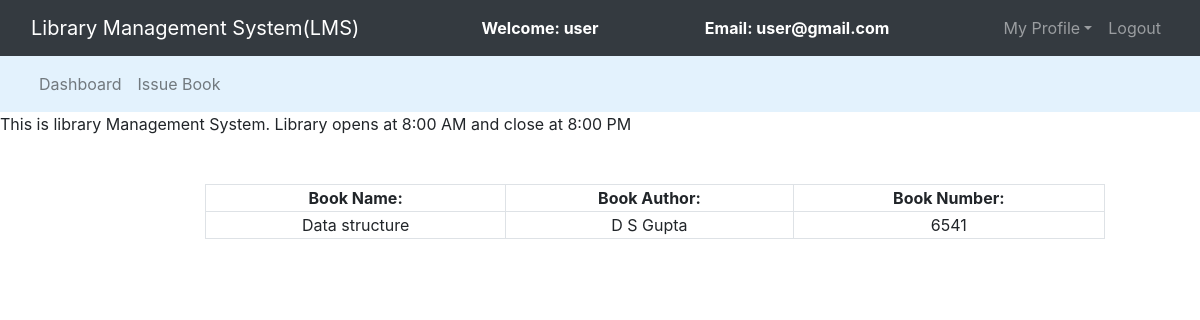
/view_issued_book.php (signed in), run on the app's committed database.
### tables this page shows
CREATE TABLE `issued_books` (
  `s_no` int(11) NOT NULL,
  `book_no` int(11) NOT NULL,
  `book_name` varchar(200) NOT NULL,
  `book_author` varchar(200) NOT NULL,
  `student_id` int(11) NOT NULL,
  `status` int(11) NOT NULL,
  `issue_date` longtext NOT NULL
);

### view_issued_book.php (the view, shortened to what this page needs)
<?php
	$connection = mysqli_connect("localhost","root","");
	$query = "select book_name,book_author,book_no from issued_books where student_id = $_SESSION[id] and status = 1";
?>
<!DOCTYPE html>
<html>
<head>
	<link rel="stylesheet" type="text/css" href="bootstrap-4.4.1/css/bootstrap.min.css">
</head>
<body>
	<nav class="navbar navbar-expand-lg navbar-dark bg-dark">
		<div class="container-fluid">
			<div class="navbar-header">
				<a class="navbar-brand" href="index.php">Library Management System(LMS)</a>
			</div>
			<font style="color: white"><span><strong>Welcome: <?php echo $_SESSION['name'];?></strong></span></font>
			<font style="color: white"><span><strong>Email: <?php echo $_SESSION['email'];?></strong></span></font>
			<ul class="nav navbar-nav navbar-right">
				<li class="nav-item dropdown">
					<a class="nav-link dropdown-toggle" data-toggle="dropdown">My Profile</a>
				</li>
				<li class="nav-item"><a class="nav-link" href="../logout.php">Logout</a></li>
			</ul>
		</div>
	</nav>
<nav class="navbar navbar-expand-lg navbar-light" style="background-color: #e3f2fd">
	<div class="container-fluid">
		<ul class="nav navbar-nav navbar-center">
			<li class="nav-item">
				<a href="admin_dashboard.php" class="nav-link">Dashboard</a>
			</li>
			<li class="nav-item">
				<a href="" class="nav-link">Issue Book</a>
			</li>
		</ul>
	</div>
</nav>
<span><marquee>This is library Management System. Library opens at 8:00 AM and close at 8:00 PM</marquee></span><br><br>
<div class="row">
	<div class="col-md-2"></div>
	<div class="col-md-8">
		<form>
			<table class="table-bordered" width="900px" style="text-align: center">
				<tr>
					<th>Book Name:</th>
					<th>Book Author:</th>
					<th>Book Number:</th>
				</tr>
				<?php
					$query_run = mysqli_query($connection,$query);
					while($row = mysqli_fetch_assoc($query_run)){
						$book_name = $row['book_name'];
						$author = $row['book_author'];
						$book_no = $row['book_no'];
				?>
						<tr>
							<td><?php echo $book_name;?></td>
							<td><?php echo $author;?></td>
							<td><?php echo $book_no;?></td>
						</tr>
						<?php
					}
				?>
			</table>
		</form>
	</div>
	<div class="col-md-2"></div>
</div>
</body>
</html>

### data on the page
issued_books: book_name "Data structure", book_author "D S Gupta", book_no "6541"

### other printed values
$_SESSION['name'] "user"
$_SESSION['email'] "user@gmail.com"
